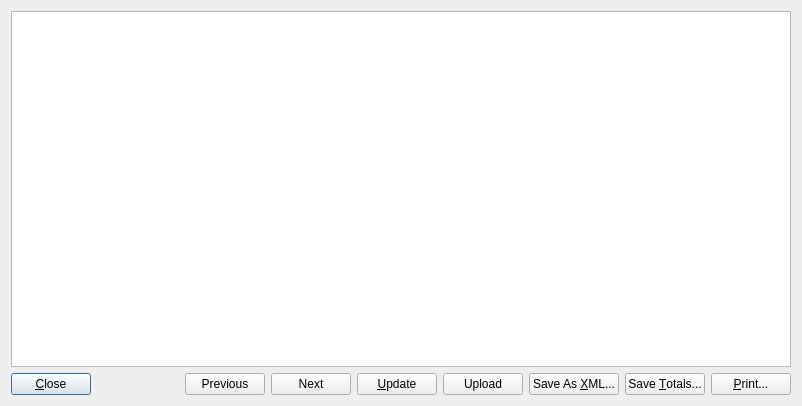
<?xml version="1.0" encoding="UTF-8"?>
<ui version="4.0">
 <class>ReportPreviewWindow</class>
 <widget class="QDialog" name="ReportPreviewWindow">
  <property name="geometry">
   <rect>
    <x>0</x>
    <y>0</y>
    <width>802</width>
    <height>406</height>
   </rect>
  </property>
  <property name="windowTitle">
   <string>Report Preview</string>
  </property>
  <layout class="QVBoxLayout">
   <item>
    <widget class="QTextBrowser" name="textBrowser">
     <property name="openLinks">
      <bool>false</bool>
     </property>
    </widget>
   </item>
   <item>
    <layout class="QHBoxLayout">
     <item>
      <widget class="QPushButton" name="pushButtonClose">
       <property name="text">
        <string>&amp;Close</string>
       </property>
      </widget>
     </item>
     <item>
      <spacer>
       <property name="orientation">
        <enum>Qt::Horizontal</enum>
       </property>
       <property name="sizeHint" stdset="0">
        <size>
         <width>40</width>
         <height>20</height>
        </size>
       </property>
      </spacer>
     </item>
     <item>
      <widget class="QPushButton" name="pushButtonPrevious">
       <property name="text">
        <string>Previous</string>
       </property>
      </widget>
     </item>
     <item>
      <widget class="QPushButton" name="pushButtonNext">
       <property name="text">
        <string>Next</string>
       </property>
      </widget>
     </item>
     <item>
      <widget class="QPushButton" name="pushButtonUpdate">
       <property name="text">
        <string>&amp;Update</string>
       </property>
      </widget>
     </item>
     <item>
      <widget class="QPushButton" name="pushButtonUpload">
       <property name="text">
        <string>Upload</string>
       </property>
      </widget>
     </item>
     <item>
      <widget class="QPushButton" name="pushButtonSave">
       <property name="text">
        <string>Save As &amp;XML...</string>
       </property>
      </widget>
     </item>
     <item>
      <widget class="QPushButton" name="pushButtonSaveTotals">
       <property name="text">
        <string>Save &amp;Totals...</string>
       </property>
      </widget>
     </item>
     <item>
      <widget class="QPushButton" name="pushButtonPrint">
       <property name="text">
        <string>&amp;Print...</string>
       </property>
      </widget>
     </item>
    </layout>
   </item>
  </layout>
 </widget>
 <resources/>
 <connections/>
</ui>
